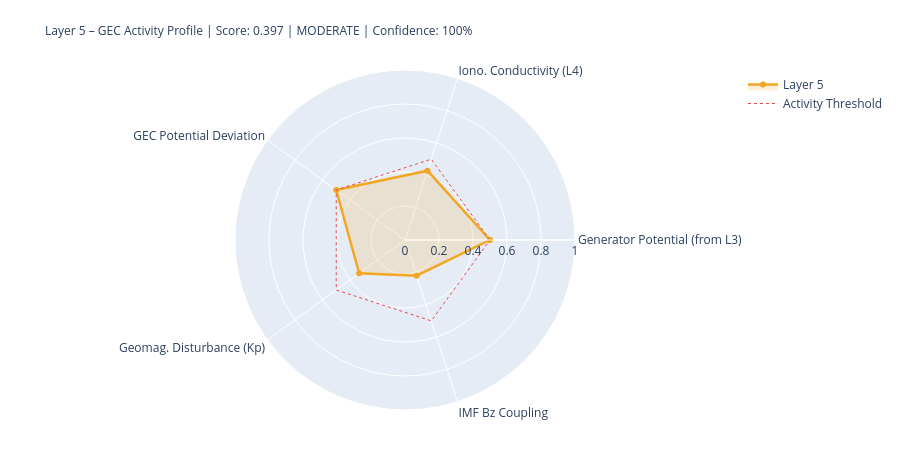

Notebook code for this chart:
### Markdown cell above
---
## 5. State Assessment & Handoff to Layer 6

### Code cell
# ============================================================
# LAYER-5-SCORE
# ============================================================

# Components
# 1) Generator activity (Layer-3-driven)
gen_score = norm(generator_strength, 0.3, 2.0)
gen_src   = 'from_layer3' if l3_thunder_score is not None else 'estimated'

# 2) Ionospheric conductivity (Layer-4-driven)
iono_score = norm(iono_cond_factor, 0.7, 1.4)
iono_src   = 'from_layer4' if l4_ioniz is not None else 'estimated'

# 3) GEC potential deviation from reference
pot_score = norm(abs(delta_V_pct), 0, 30)  # 0 = at reference, 1 = 30% deviation
pot_src   = 'derived'

# 4) Geomagnetic disturbance (Kp) – modulates vertical currents
kp_score = norm(kp_val, 0, 9)
kp_src   = 'primary' if kp_now is not None else 'from_layer4'

# 5) IMF Bz coupling (southward = stronger M-I coupling → GEC influence)
bz_score = norm(-(bz_now or 0), -5, 30) if bz_now is not None else None
bz_src   = 'primary' if bz_now is not None else 'missing'

COMPONENTS = {
    'Generator Potential (from L3)':  {'score': gen_score,   'source': 'derived_from_layer3', 'dynamic': True},
    'Iono. Conductivity (L4)':      {'score': iono_score,  'source': iono_src, 'dynamic': True},
    'GEC Potential Deviation':      {'score': pot_score,   'source': pot_src,  'dynamic': True},
    'Geomag. Disturbance (Kp)':         {'score': kp_score,    'source': kp_src,   'dynamic': True},
    'IMF Bz Coupling':               {'score': bz_score,    'source': bz_src,   'dynamic': True},
}

available   = {k: v['score'] for k, v in COMPONENTS.items() if v['score'] is not None}
unavailable = [k for k, v in COMPONENTS.items() if v['score'] is None]
layer5_score = round(sum(available.values()) / len(available), 4) if available else None
confidence   = round(len(available) / len(COMPONENTS), 2)
level = ('unknown' if layer5_score is None
         else 'quiet'   if layer5_score < 0.3
         else 'moderate' if layer5_score < 0.6
         else 'active')
dominant_l5 = max(available, key=available.get) if available else 'none'

# Kp consistency: separate 1-min raw value from score value
kp_1m_raw   = kp_now          # directly from API (can be 0.0 during live measurement)
kp_for_score = kp_val          # from Layer-0 context or estimated value if needed
kp_score_src = kp_src

W = 68
print('=' * W)
print('LAYER 5 – GLOBAL ELECTRIC CIRCUIT – STATE ASSESSMENT')
print('=' * W)
for name, comp in COMPONENTS.items():
    s = comp['score']
    if s is not None:
        bar = '█' * int(s*20) + '░' * (20-int(s*20))
        print(f'  {name:<34} {bar}  {s:.3f}  [{comp["source"]}]')
    else:
        print(f'  {name:<34} {"─"*20}  n/a   [missing]')
print('-' * W)
print(f'  Score:         {layer5_score:.3f}  ({len(available)}/{len(COMPONENTS)} components)')
print(f'  Confidence:    {confidence:.0%}')
print(f'  Level:         {level.upper()}')
print(f'  Dominant:      {dominant_l5}')
print(f'  V_iono:        {V_iono_mod:.1f} kV  (Δ {delta_V_pct:+.1f}% vs. Ref)')
print(f'  I_total:       {I_total_mod:.1f} A   (Δ {delta_I_pct:+.1f}% vs. Ref)')
print('=' * W)

# Radar
cats   = list(available.keys())
vals_r = list(available.values())
if len(cats) >= 3:
    fig = go.Figure()
    fig.add_trace(go.Scatterpolar(
        r=vals_r + [vals_r[0]], theta=cats + [cats[0]],
        fill='toself', fillcolor='rgba(242,166,35,0.18)',
        line=dict(color='#F2A623', width=2.5), name='Layer 5'
    ))
    fig.add_trace(go.Scatterpolar(
        r=[0.5]*(len(cats)+1), theta=cats+[cats[0]],
        line=dict(color='#E24B4A', dash='dot', width=1),
        mode='lines', name='Activity Threshold'
    ))
    fig.update_layout(
        title=dict(
            text=f'Layer 5 – GEC Activity Profile | Score: {layer5_score:.3f} | {level.upper()} | Confidence: {confidence:.0%}',
            font=dict(size=12)
        ),
        polar=dict(radialaxis=dict(visible=True, range=[0,1])),
        height=450, showlegend=True,
        margin=dict(l=80, r=80, t=70, b=40)
    )
    fig.show()

### Figure 1 — Plotly figure (JSON) as saved in the notebook; plotly's stock layout.template omitted (floating-point values rounded to 4 significant figures)
{"data": [{"fill": "toself", "fillcolor": "rgba(242,166,35,0.18)", "line": {"color": "#F2A623", "width": 2.5}, "name": "Layer 5", "r": [0.5, 0.4287, 0.5, 0.3333, 0.2206, 0.5], "theta": ["Generator Potential (from L3)", "Iono. Conductivity (L4)", "GEC Potential Deviation", "Geomag. Disturbance (Kp)", "IMF Bz Coupling", "Generator Potential (from L3)"], "type": "scatterpolar"}, {"line": {"color": "#E24B4A", "dash": "dot", "width": 1}, "mode": "lines", "name": "Activity Threshold", "r": [0.5, 0.5, 0.5, 0.5, 0.5, 0.5], "theta": ["Generator Potential (from L3)", "Iono. Conductivity (L4)", "GEC Potential Deviation", "Geomag. Disturbance (Kp)", "IMF Bz Coupling", "Generator Potential (from L3)"], "type": "scatterpolar"}], "layout": {"height": 450, "margin": {"b": 40, "l": 80, "r": 80, "t": 70}, "polar": {"radialaxis": {"range": [0, 1], "visible": true}}, "showlegend": true, "title": {"font": {"size": 12}, "text": "Layer 5 – GEC Activity Profile | Score: 0.397 | MODERATE | Confidence: 100%"}}}
